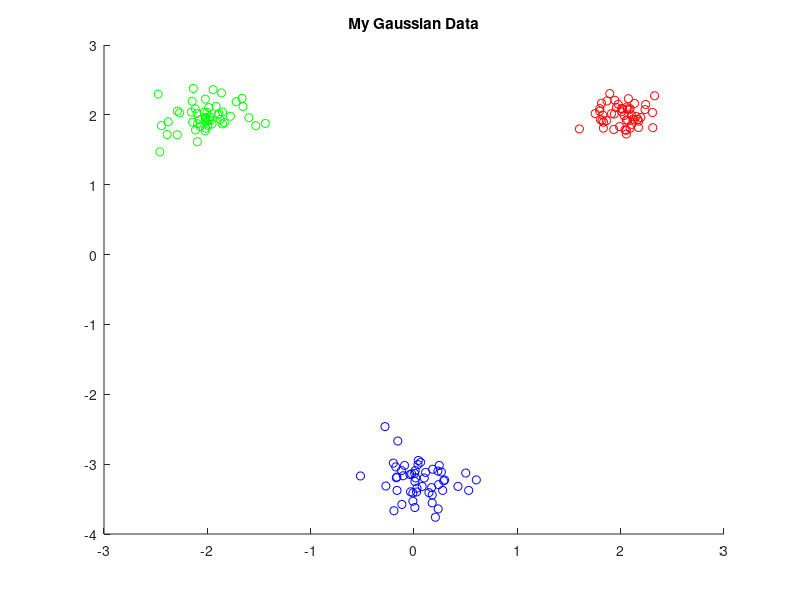

Write MATLAB code to recreate this figure. (Note: this script raises an error after producing the figure.)
% EC 414 - HW 3 - Spring 2022
% K-Means starter code

clear, clc, close all;

%% %%%%% 3.2 Generate Gaussian data and Implement k-means: %%%%% %%
%% 3.2a
% Intializing mean vectors
mu1 = [2, 2]';
mu2 = [-2,  2]';
mu3 = [0, -3.25]';

% Intializing covariance vectors
identityMatrix = [1, 0; 0, 1];
sigma1 = 0.02 .* identityMatrix;
sigma2 = 0.05 .* identityMatrix;
sigma3 = 0.07 .* identityMatrix;

% Creating Gaussian Data Clusters
gaussian1 = mvnrnd(mu1,sigma1,50);
gaussian2 = mvnrnd(mu2,sigma2,50);
gaussian3 = mvnrnd(mu3,sigma3,50);

% Create Scatter Plot
% First Gaussian Data
% figure
scatter(gaussian1(:,1), gaussian1(:, 2), 'r');
hold on
scatter(gaussian2(:,1), gaussian2(:, 2), 'g');
hold on
scatter(gaussian3(:,1), gaussian3(:, 2), 'b');
hold on

% title
title('My Gaussian Data')

% Initializations
k = 3;
converged = 0;
iteration = 0;
convergence_threshold = 0.025;
DATA = [gaussian1; gaussian2;  gaussian3];
% MU_init = [3 3; -4, -1; 2 -4];

% Creating iterator
% current_MU = MU_init;

%% 3.2b
% MU_init2 = [-0.14 2.6; 3.15 -0.84; -3.28 -1.58];

% Creating iterator
% current_MU = MU_init2;

%% 3.2c Find best centers to intialize

% Initializations
wcss = [];
trialMUs = [];
alreadyUsed = [];
iteration = 0;
trials = 10;
num_mu = 3;

for i = 1 : trials
    
    % Initialize 3 random centers
    [MU_init, usedIndices] = getRandom_centers(DATA, num_mu, alreadyUsed);
    
    % Creating iterator
    current_MU = MU_init;
    
    % Resetting converged metric after every iteration
    converged = 0;
    
    % Making sure to use different random points at every iteration
    alreadyUsed = [alreadyUsed usedIndices];
    
    iteration = iteration + 1;
     fprintf('Iteration: %d\n',iteration)
     innerIteration = 0;
    
     while (converged == 0)
         innerIteration = innerIteration + 1;
         fprintf('Iteration unitl next convergence: %d\n',innerIteration);
      
      %% CODE - Assignment Step - Assign each data observation to the cluster with the nearest mean:
      labels = assignDatapoints(DATA, current_MU);
      
      %% CODE - Mean Updating - Update the cluster means
      newMU_init = recalculateCentriod(DATA, labels, num_mu);
      
      %% CODE 4 - Check for convergence 
      convergenceMetric = abs( sum( sum (current_MU - newMU_init) ) );
      if (convergenceMetric <= convergence_threshold)
          
          % Set converged to true
          converged=1;
          
          % If converged, get WCSS metric
          cost = WCSS(DATA, labels, current_MU, num_mu);
          
          fprintf('\nConverged.\n')
          
          % Getting points for each label
         labeledData_1 = DATA((find(labels == 1)), :);
          labeledData_2 = DATA((find(labels == 2)), :);
          labeledData_3 = DATA((find(labels == 3)), :);
          
          % Create Scatter Plot
           figure
          scatter(labeledData_1(:,1), labeledData_1(:, 2), 'r');
          hold on
          scatter(labeledData_2(:,1), labeledData_2(:, 2), 'g');
          hold on
          scatter(labeledData_3(:,1), labeledData_3(:, 2), 'b');
 
         % label axis and title
         xlabel('First Feature')
         ylabel('Second Feature')
         title (sprintf('Trial %d',i))
           
      else
          % If not converged, update current MU
           current_MU = newMU_init;
      end
     end
     wcss = [wcss cost];
     trialMUs = [trialMUs ; MU_init];
  
end

% Find smallest WCSS
minWCSS = min(wcss);

% Finding clusters the smallest WCSS produced
bestTrial = find(wcss == minWCSS, 1);
fprintf('Trial %d had the best wcss with a value of %d\n',bestTrial, floor(minWCSS) );
index = 3 * bestTrial;
bestIntial_MUs = trialMUs(index : index + 2, :);

% Creating iterator
 current_MU = bestIntial_MUs;

% Plotting the WCSS

%% 3.2 a and b K means implementation
% 
%  while (converged==0)
%       iteration = iteration + 1;
%       fprintf('Iteration: %d\n',iteration)
%       
%  
%      %% CODE - Assignment Step - Assign each data observation to the cluster with the nearest mean:
%      labels = assignDatapoints(DATA, current_MU);
%      
%      %% CODE - Mean Updating - Update the cluster means
%      newMU_init = recalculateCentriod(DATA, labels, num_mu);
%      
%      %% CODE 4 - Check for convergence 
%      convergenceMetric = abs((newMU_init - current_MU) / current_MU);
%      if (convergenceMetric <= convergence_threshold)
%          converged=1;
%      end
%      
%      % If not converged, update current MU
%      current_MU = newMU_init;
%      
%      %% CODE 5 - Plot clustering results if converged:
%      
%      if (converged == 1)
%          fprintf('\nConverged.\n')
%          
%          % Getting points for each label
%          labeledData_1 = DATA((find(labels == 1)), :);
%          labeledData_2 = DATA((find(labels == 2)), :);
%          labeledData_3 = DATA((find(labels == 3)), :);
%          
%          % Create Scatter Plot
%          % figure
%          scatter(labeledData_1(:,1), labeledData_1(:, 2), 'r');
%          hold on
%          scatter(labeledData_2(:,1), labeledData_2(:, 2), 'g');
%          hold on
%          scatter(labeledData_3(:,1), labeledData_3(:, 2), 'b');
% 
%         % label axis and title
%         xlabel('First Feature')
%         ylabel('Second Feature')
%         title('k-means = 3 clusters')
%          
%   
%      end
%      
%      %%%%%%%%%%%%%%%%%%%%%%%%%%%%%%%%%%%%%%%%%%%%%%%%
%  end  
%% Generate NBA data:
% % Add code below:
% 
% % HINT: readmatrix might be useful here
% 
%% Problem 3.2(f): Generate Concentric Rings Dataset using
% % sample_circle.m provided to you in the HW 3 folder on Blackboard.

